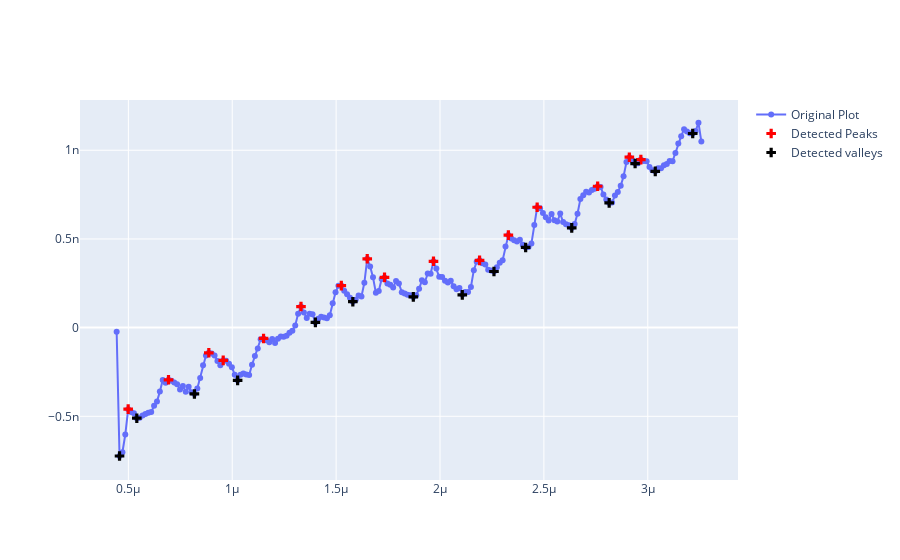

The notebook cell saved with this chart:
### Markdown cell above
### calculate fit version

### Code cell
x, z, peak_indices, valley_indices = analyzer.slice_rotate(img_rot, size_rot, j=100, prominence=1e-11, width=2, xz_angle=0, demo=True)
step_heights, step_widths, miscut = analyzer.calculate_fit(x, z, peak_indices, valley_indices, fixed_height=3.91e-10, demo=True)

### Figure 1 — Plotly figure (JSON) as saved in the notebook; plotly's stock layout.template omitted (floating-point values rounded to 4 significant figures; data arrays with more than 128 entries replaced by an {"elided": "..."} marker saying what was removed)
{"data": [{"mode": "lines+markers", "name": "Original Plot", "type": "scatter", "x": {"elided": "204 float values"}, "y": {"elided": "204 float values"}}, {"marker": {"color": "red", "size": 8, "symbol": "cross"}, "mode": "markers", "name": "Detected Peaks", "type": "scatter", "x": [4.991e-07, 6.932e-07, 8.873e-07, 9.566e-07, 1.151e-06, 1.331e-06, 1.525e-06, 1.65e-06, 1.733e-06, 1.969e-06, 2.19e-06, 2.329e-06, 2.468e-06, 2.759e-06, 2.911e-06, 2.967e-06], "y": [-4.596e-10, -2.943e-10, -1.418e-10, -1.844e-10, -6.09e-11, 1.189e-10, 2.37e-10, 3.881e-10, 2.833e-10, 3.739e-10, 3.792e-10, 5.216e-10, 6.786e-10, 7.971e-10, 9.607e-10, 9.473e-10]}, {"marker": {"color": "black", "size": 8, "symbol": "cross"}, "mode": "markers", "name": "Detected valleys", "type": "scatter", "x": [4.575e-07, 5.407e-07, 8.179e-07, 1.026e-06, 1.4e-06, 1.58e-06, 1.872e-06, 2.107e-06, 2.26e-06, 2.412e-06, 2.634e-06, 2.814e-06, 2.939e-06, 3.036e-06, 3.216e-06], "y": [-7.237e-10, -5.105e-10, -3.739e-10, -2.974e-10, 2.977e-11, 1.462e-10, 1.733e-10, 1.849e-10, 3.163e-10, 4.519e-10, 5.623e-10, 7.031e-10, 9.25e-10, 8.809e-10, 1.094e-09]}], "layout": {}}
